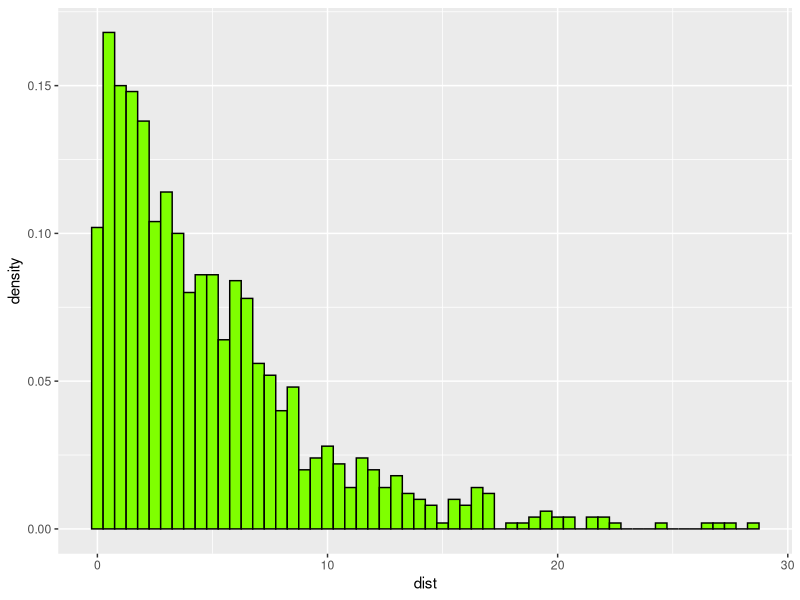
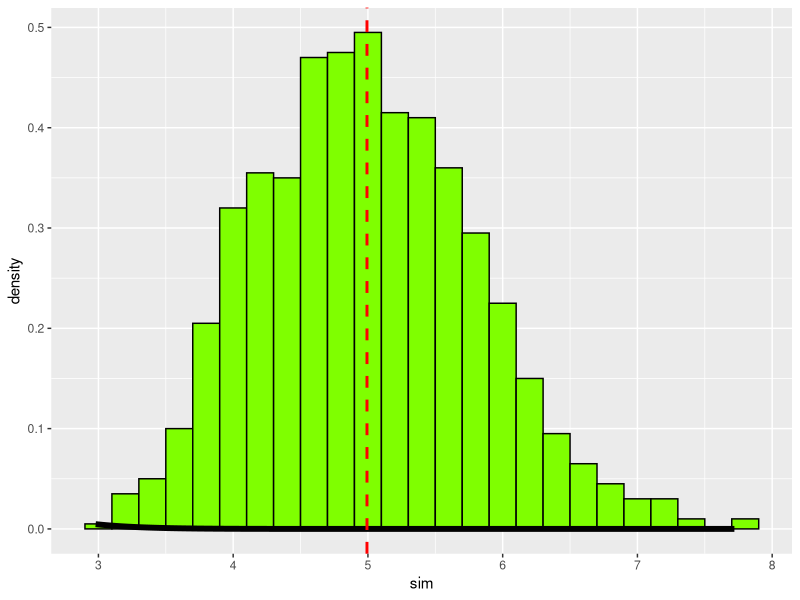

The R source for these figures, in order:
## ---- chunk 1
# Set the number of simulations to 1000 
nbsim <- 1000 
# Set the experiment values
lambda = 0.2
n = 40
# Create a function that returns the mean of 40 values using the exponential distribution 
simfunc <- function(x) mean(rexp(n, lambda)) 
# Make the experiment reproducible with a seed
set.seed(1979)
# Create a vector with the results
sim <- sapply(1:nbsim, simfunc)
# Display the first and last 5 values of the vector
head(sim)
tail(sim)

## ---- chunk 2
sm <- mean(sim)
sm
## ---- chunk 3
sv <- (sd(sim))^2
sv
## ---- chunk 4
library(ggplot2)
df<-data.frame(dist<-rexp(1000, lambda))
ggplot(data=df,aes(x = dist)) + 
      geom_histogram(aes(y = ..density..),binwidth = 0.50,colour="black",fill="chartreuse1")
## ---- chunk 5
library(ggplot2)
df<-data.frame(sim)
ggplot(data=df,aes(x = sim)) + 
    geom_histogram(aes(y = ..density..),binwidth = 0.20,colour="black",fill="chartreuse1")+
    stat_function(fun = dnorm,  size=2, arg = list(mean = 5, sd = sd(sim)))+
    geom_vline(aes(xintercept=mean(sim, na.rm=T)),   # Ignore NA values for mean
               color="red", linetype="dashed", size=1)

